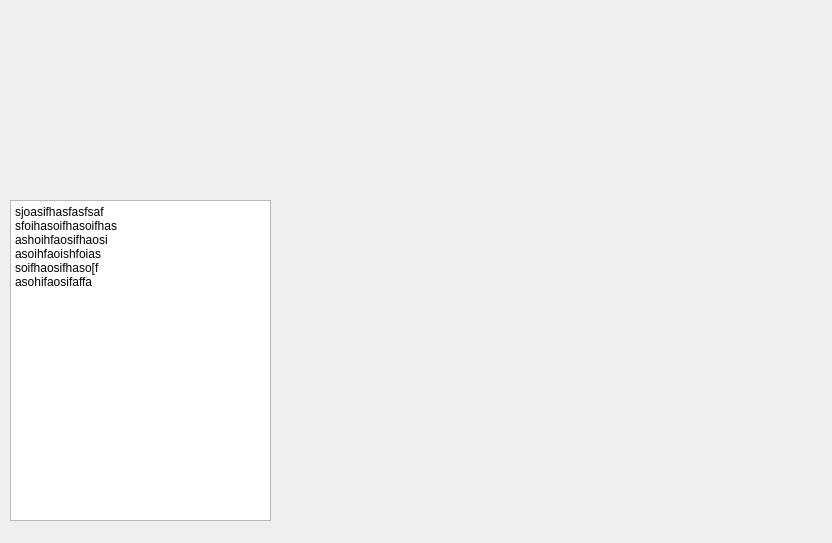
<?xml version="1.0" encoding="UTF-8"?>
<ui version="4.0">
 <class>Form</class>
 <widget class="QWidget" name="Form">
  <property name="geometry">
   <rect>
    <x>0</x>
    <y>0</y>
    <width>832</width>
    <height>543</height>
   </rect>
  </property>
  <property name="windowTitle">
   <string>Form</string>
  </property>
  <widget class="QPlainTextEdit" name="plainTextEdit">
   <property name="geometry">
    <rect>
     <x>10</x>
     <y>200</y>
     <width>261</width>
     <height>321</height>
    </rect>
   </property>
   <property name="plainText">
    <string>sjoasifhasfasfsaf
sfoihasoifhasoifhas
ashoihfaosifhaosi
asoihfaoishfoias
soifhaosifhaso[f
asohifaosifaffa</string>
   </property>
  </widget>
 </widget>
 <resources/>
 <connections/>
</ui>
